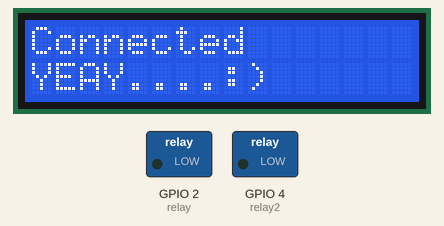
Simulated run of this sketch. Board: ESP8266 (NodeMCU). On the bench: 16×2 character LCD, switched loads named in the sketch (green lamp = pin HIGH). WiFi joins after 1.5 s; servers stay silent unless stated; what the sketch prints to the serial monitor is not drawn.

Above: at 1.6 s.
At 2.7 s:
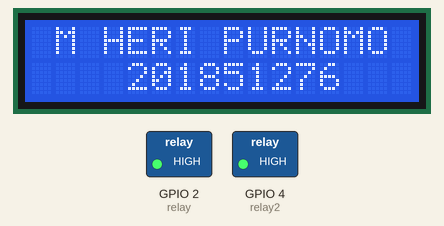
At 7.7 s:
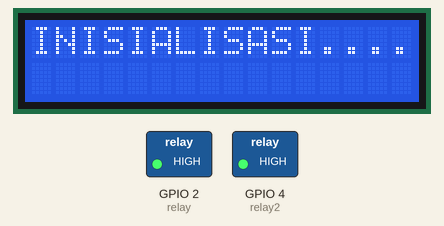
At 8.4 s:
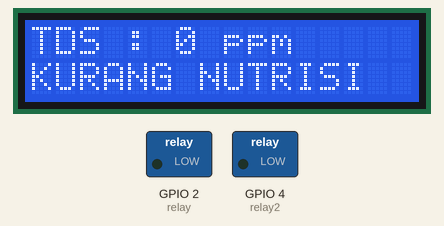
Timing chart, 0 to 9.9 s (numbered marks = the images above):
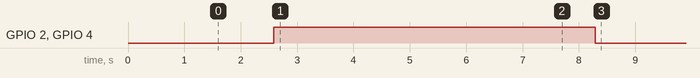

The sketch:

tds_firebase.ino
```cpp
#include <LiquidCrystal_I2C.h> // include lcd library
#include <WiFiManager.h>
#include <Arduino.h> // include wifi libarary

#define TdsSensorPin 27
#define VREF 3.3  // analog reference voltage(Volt) of the ADC
#define SCOUNT 30 // sum of sample point

// defined wifi modul
#if defined(ESP32)
#include <WiFi.h>
#elif defined(ESP8266)
#include <ESP8266WiFi.h>
#endif

#include <Firebase_ESP_Client.h>

// Provide the token generation process info.
#include <addons/TokenHelper.h>

// Provide the RTDB payload printing info and other helper functions.
#include <addons/RTDBHelper.h>

/* 2. Define the API Key  */
#define API_KEY ""

/* 3. Define the RTDB URL */
#define DATABASE_URL "/" //<databaseName>.firebaseio.com or <databaseName>.<region>.firebasedatabase.app

/* 4. Define the user Email and password that alreadey registerd or added in your project */
#define USER_EMAIL ""
#define USER_PASSWORD ""

// Define Firebase Data object
FirebaseData fbdo;
FirebaseAuth auth;
FirebaseConfig config;

unsigned long sendDataPrevMillis = 0;

unsigned long count = 0;

int analogBuffer[SCOUNT]; // store the analog value in the array, read from ADC
int analogBufferTemp[SCOUNT];
int analogBufferIndex = 0;
int copyIndex = 0;
int lcdColumns = 16;
int lcdRows = 2;
const int relay = 2;
const int relay2 = 4;
float averageVoltage = 0;
float tdsValue = 0;
float temperature = 25; // current temperature for compensation
String ket;

// median filtering algorithm
int getMedianNum(int bArray[], int iFilterLen)
{
  int bTab[iFilterLen];
  for (byte i = 0; i < iFilterLen; i++)
    bTab[i] = bArray[i];
  int i, j, bTemp;
  for (j = 0; j < iFilterLen - 1; j++)
  {
    for (i = 0; i < iFilterLen - j - 1; i++)
    {
      if (bTab[i] > bTab[i + 1])
      {
        bTemp = bTab[i];
        bTab[i] = bTab[i + 1];
        bTab[i + 1] = bTemp;
      }
    }
  }
  if ((iFilterLen & 1) > 0)
  {
    bTemp = bTab[(iFilterLen - 1) / 2];
  }
  else
  {
    bTemp = (bTab[iFilterLen / 2] + bTab[iFilterLen / 2 - 1]) / 2;
  }
  return bTemp;
}
LiquidCrystal_I2C lcd(0x27, lcdColumns, lcdRows);
void setup()
{
  Serial.begin(115200);
  lcd.begin(2, 16);
  lcd.backlight();
  lcd.setCursor(0, 0);
  WiFiManager wm;
  bool res;
  res = wm.autoConnect("AutoConnectAP", "password"); // password protected ap

  if (!res)
  {
    lcd.print("Connected Failed");
    return;
    // ESP.restart();
  }
  else
  {
    // if you get here you have connected to the WiFi
    lcd.print("Connected");
    lcd.setCursor(0, 1);
    lcd.print("YEAY....:)");
    delay(1000);
  }

  pinMode(TdsSensorPin, INPUT);
  pinMode(relay, OUTPUT);
  pinMode(relay2, OUTPUT);
  digitalWrite(relay, HIGH);
  digitalWrite(relay2, HIGH);

  lcd.clear();
  lcd.print(" M HERI PURNOMO ");
  lcd.setCursor(0, 1);
  lcd.print("    201851276   ");
  delay(3000);
  lcd.clear();
  lcd.print("INISIALISASI");
  delay(500);
  lcd.print(".");
  delay(500);
  lcd.print(".");
  delay(500);
  lcd.print(".");
  delay(500);
  lcd.print(".");
  delay(500);

  // WiFi.begin(WIFI_SSID, WIFI_PASSWORD);
  // Serial.print("Connecting to Wi-Fi");
  while (WiFi.status() != WL_CONNECTED)
  {
    lcd.print("Waiting");
    delay(500);
    lcd.print(".");
    delay(500);
    lcd.print(".");
    delay(500);
    lcd.print(".");
    delay(500);
  }

  /* Assign the api key (required) */
  config.api_key = API_KEY;

  /* Assign the user sign in credentials */
  auth.user.email = USER_EMAIL;
  auth.user.password = USER_PASSWORD;

  /* Assign the RTDB URL (required) */
  config.database_url = DATABASE_URL;

  /* Assign the callback function for the long running token generation task */
  config.token_status_callback = tokenStatusCallback; // see addons/TokenHelper.h

#if defined(ESP8266)
  // In ESP8266 required for BearSSL rx/tx buffer for large data handle, increase Rx size as needed.
  fbdo.setBSSLBufferSize(2048 /* Rx buffer size in bytes from 512 - 16384 */, 2048 /* Tx buffer size in bytes from 512 - 16384 */);
#endif

  // Limit the size of response payload to be collected in FirebaseData
  fbdo.setResponseSize(2048);

  Firebase.begin(&config, &auth);

  // Comment or pass false value when WiFi reconnection will control by your code or third party library
  Firebase.reconnectWiFi(true);

  Firebase.setDoubleDigits(5);

  config.timeout.serverResponse = 10 * 1000;
}

void loop()
{

  static unsigned long analogSampleTimepoint = millis();
  if (millis() - analogSampleTimepoint > 40U)
  { // every 40 milliseconds,read the analog value from the ADC
    analogSampleTimepoint = millis();
    analogBuffer[analogBufferIndex] = analogRead(TdsSensorPin); // read the analog value and store into the buffer
    analogBufferIndex++;
    if (analogBufferIndex == SCOUNT)
    {
      analogBufferIndex = 0;
    }
  }

  static unsigned long printTimepoint = millis();
  if (millis() - printTimepoint > 800U)
  {
    printTimepoint = millis();
    for (copyIndex = 0; copyIndex < SCOUNT; copyIndex++)
    {
      analogBufferTemp[copyIndex] = analogBuffer[copyIndex];

      // read the analog value more stable by the median filtering algorithm, and convert to voltage value
      averageVoltage = getMedianNum(analogBufferTemp, SCOUNT) * (float)VREF / 4096.0;

      // temperature compensation formula: fFinalResult(25^C) = fFinalResult(current)/(1.0+0.02*(fTP-25.0));
      float compensationCoefficient = 1.0 + 0.02 * (temperature - 25.0);
      // temperature compensation
      float compensationVoltage = averageVoltage / compensationCoefficient;
      float tdsFire = 0;

      // convert voltage value to tds value
      tdsValue = (133.42 * compensationVoltage * compensationVoltage * compensationVoltage - 255.86 * compensationVoltage * compensationVoltage + 857.39 * compensationVoltage) * 0.5;
      Serial.print("TDS Value:"); // Serial.print("voltage:");
      Serial.print(tdsValue, 0);  // Serial.print(averageVoltage,2);
      Serial.println("ppm");      // Serial.print("V   ");
      delay(1000);

      tdsFire = (133.42 * compensationVoltage * compensationVoltage * compensationVoltage - 255.86 * compensationVoltage * compensationVoltage + 857.39 * compensationVoltage) * 0.5;
      Firebase.RTDB.setFloat(&fbdo, F("/data/PPM"), tdsFire) ? "ok" : fbdo.errorReason().c_str(); // Add PPM Value
    }
  }
  //   if (Firebase.RTDB.getInt(&fbdo, "/data/min")) {
  //       if (fbdo.dataType() == "int") {
  //         intValue = fbdo.intData();
  //         Serial.println(intValue);
  //       }
  //     }
  //     else {
  //       Serial.println(fbdo.errorReason());
  //     }
  //   }
  // Program Pengkondisian Sinyal ppm
  if (tdsValue <= 500)
  {
    ket = "KURANG NUTRISI";
    Firebase.RTDB.setBool(&fbdo, F("/data/status"), true) ? "ok" : fbdo.errorReason().c_str(); // Add status value ON
    // Firebase.RTDB.setString(&fbdo, F("/data/kondisi"), "kurang") ? "ok" : fbdo.errorReason().c_str(); // Add kondisi Kurang
    digitalWrite(relay, LOW);
    digitalWrite(relay2, LOW);
  }
  else
  {
    ket = "CUKUP NUTRISI";
    Firebase.RTDB.setBool(&fbdo, F("/data/status"), false) ? "ok" : fbdo.errorReason().c_str(); // Add status value OFF
    // Firebase.RTDB.setInt(&fbdo, F("/data/kondisi"), "cukup") ? "ok" : fbdo.errorReason().c_str(); // Add kondisi cukup
    digitalWrite(relay, HIGH);
    digitalWrite(relay2, HIGH);
  }

  // Program tampilan lcd dan serial
  lcd.clear();
  lcd.setCursor(0, 0);
  lcd.print("TDS : ");
  lcd.print(tdsValue, 0);
  lcd.print(" ppm ");
  lcd.setCursor(0, 1);
  lcd.print(ket);
  delay(1000);
}
```

Measured:
- by itself, GPIO 2 (relay), GPIO 4 (relay2): HIGH → LOW at 8.3 s
- what the display in image 0 shows lasts 1.0 s, from 1.6 s to 2.6 s
- what the display in image 1 shows lasts 3.0 s, from 2.6 s to 5.6 s
- what the display in image 2 shows lasts 0.7 s, from 7.6 s to 8.3 s
